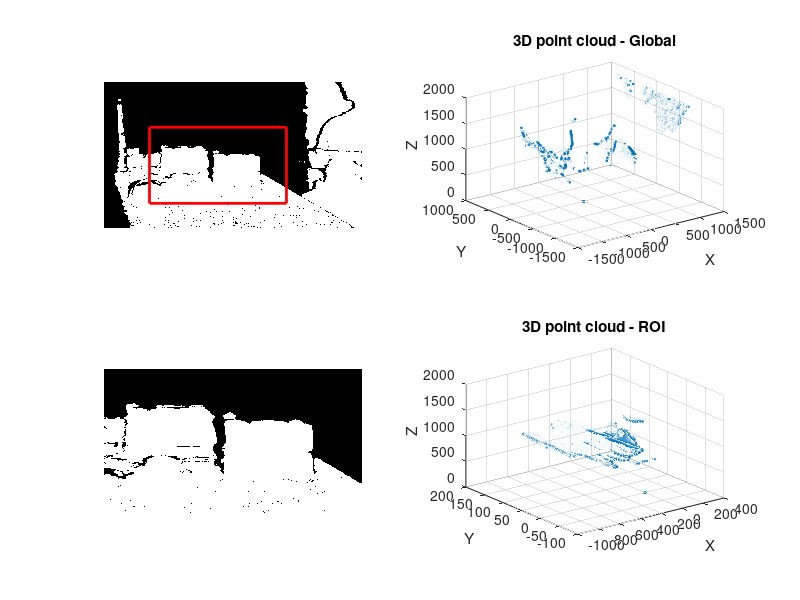

MATLAB code to generate this figure: (Note: this script raises an error after producing the figure.)
clear
clc


%image_rect_raw = load("rect_WALLS.txt");
%image_rect_raw = load("image_rect_raw.txt");
image_rect_raw = load("Ready_Data/April2_box60cm.txt");


height = 480;
width = 848;

max_distance = 2000;            % in mm
min_noneZero_distance = 200;    % in mm

roi_x_lower = 150;
roi_x_upper = 600;
roi_y_lower = 150;
roi_y_upper = 400;

markerSize = 1;

depth_image = zeros(height, width);
depth_image_ROI = zeros(roi_y_upper - roi_y_lower +1,roi_x_upper - roi_x_lower +1);

%data is stored in big-endian
for i = 1:height
    for j = 1:width
        lowByte = image_rect_raw((i-1)*2*width + 2*(j-1)+1);
        highByte = image_rect_raw((i-1)*2*width + 2*j);
        depth_image(i,j) = highByte*2^8 + lowByte;
        
        % optional: clip max distance
        if(depth_image(i,j) ~= 0) % given a valid depth pixel
            if(depth_image(i,j) > max_distance)
                %depth_image(i,j) = max_distance; %clip
                depth_image(i,j) = 0; %remove
                
            elseif (depth_image(i,j) < min_noneZero_distance)
                depth_image(i,j) = 0;

            end
        end

        if(i<=roi_y_upper && i>=roi_y_lower && j>=roi_x_lower && j<=roi_x_upper)
            depth_image_ROI(i-roi_y_lower+1,j-roi_x_lower+1) = depth_image(i,j);
        end
    end
end

% Optional - Image processing

%depth_image = imfill(depth_image,"holes");
%depth_image_ROI = imfill(depth_image_ROI,"holes");

% Apply Gaussian smoothing
% sigma = 10; % Standard deviation of the Gaussian filter
% depth_image = imgaussfilt(im2double(depth_image), sigma);

subplot(2,2,1);
imshow(depth_image);

% Draw the rectangle
rectangle('Position', [roi_x_lower, roi_y_lower, roi_x_upper-roi_x_lower, roi_y_upper-roi_y_lower], 'EdgeColor', 'r', 'LineWidth', 2);

subplot(2,2,3);
imshow(depth_image_ROI);


% Camera Info
distortion_model = "plumb_bob";
D = [0 0 0 0 0]; % Distortion coefficient
K = [421.7 0 425.8759765625; 0 421.7 239.40527; 0 0 1]; %Intrinsic camera matrix - containing focal lengths and principal point
R = [1 0 0; 0 1 0; 0 0 1 ]; % rectification matrix
P = [421.7 0 425.8759765625; 0 0 421.7006; 239.40527 0 0; 0 1 0];
K_inv = inv(K);

fx = K(1);
fy = K(5);
cx = K(3);
cy = K(6);

x_cam = zeros(1, height*width);
y_cam = zeros(1, height*width);
z_cam = zeros(1, height*width);
index = 1;

% Project the depth and pixels to xyz coordinates (inefficient)
for v = 1:height
    for u = 1:width
        P_frame = [u v 1];
        z = depth_image(v, u);
        P_cam = K_inv*(z*P_frame');
        x_cam(index) = P_cam(1);
        y_cam(index) = P_cam(2);
        z_cam(index) = P_cam(3);
        index = index +1;
    end
end

% % Project the depth and pixels to xyz coordinates (efficient)
% for v = 1:height
%     for u = 1:width
%         z = depth_image(v, u);
%         x_cam(index) = (z/fx)*(u-cx);
%         y_cam(index) = (z/fy)*(v-cy);
%         z_cam(index) = z;
%         index = index +1;
%     end
% end

subplot(2,2,2)
scatter3(x_cam, y_cam, z_cam, markerSize)
xlabel('X');
ylabel('Y');
zlabel('Z');
title('3D point cloud - Global');

x_cam_ROI = zeros(1, (roi_y_lower-roi_y_upper+1)*(roi_x_lower-roi_x_upper+1));
y_cam_ROI = zeros(1, (roi_y_lower-roi_y_upper+1)*(roi_x_lower-roi_x_upper+1));
z_cam_ROI = zeros(1, (roi_y_lower-roi_y_upper+1)*(roi_x_lower-roi_x_upper+1));
% Project the depth and pixels to xyz coordinates (inefficient)
for v = roi_y_lower:roi_y_upper
    for u = roi_x_lower:roi_x_upper
        P_frame = [u v 1];
        z = depth_image(v, u);
        P_cam = K_inv*(z*P_frame');
        x_cam_ROI(index) = P_cam(1);
        y_cam_ROI(index) = P_cam(2);
        z_cam_ROI(index) = P_cam(3);
        index = index +1;
    end
end

% % Project the depth and pixels to xyz coordinates (efficient)
% for v = roi_y_lower:roi_y_upper
%     for u = roi_x_lower:roi_x_upper
%         z = depth_image(v, u);
%         x_cam_ROI(index) = (z/fx)*(u-cx);
%         y_cam_ROI(index) = (z/fy)*(v-cy);
%         z_cam_ROI(index) = z;
%         index = index +1;
%     end
% end

subplot(2,2,4)
scatter3(x_cam_ROI, y_cam_ROI, z_cam_ROI, markerSize)
%surf(x_cam_ROI, y_cam_ROI, z_cam_ROI, markerSize)

xlabel('X');
ylabel('Y');
zlabel('Z');
title('3D point cloud - ROI');

showaxes('on')